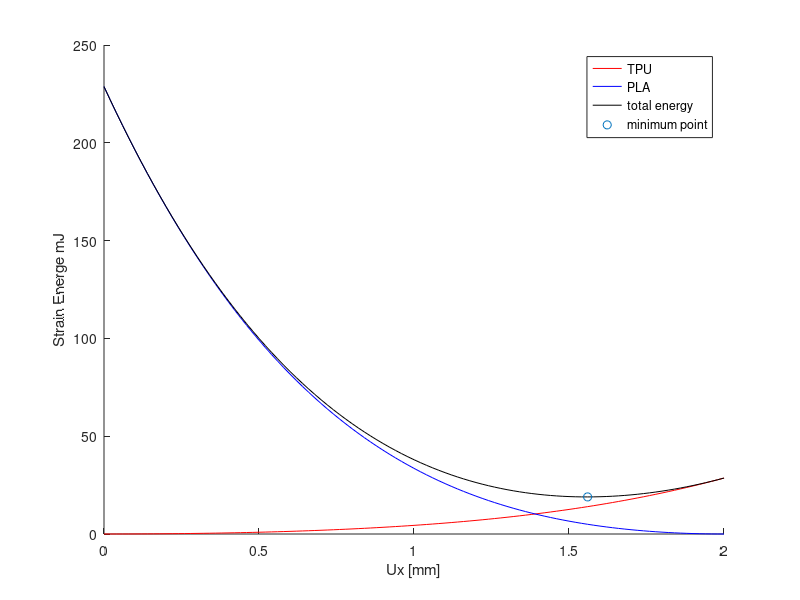
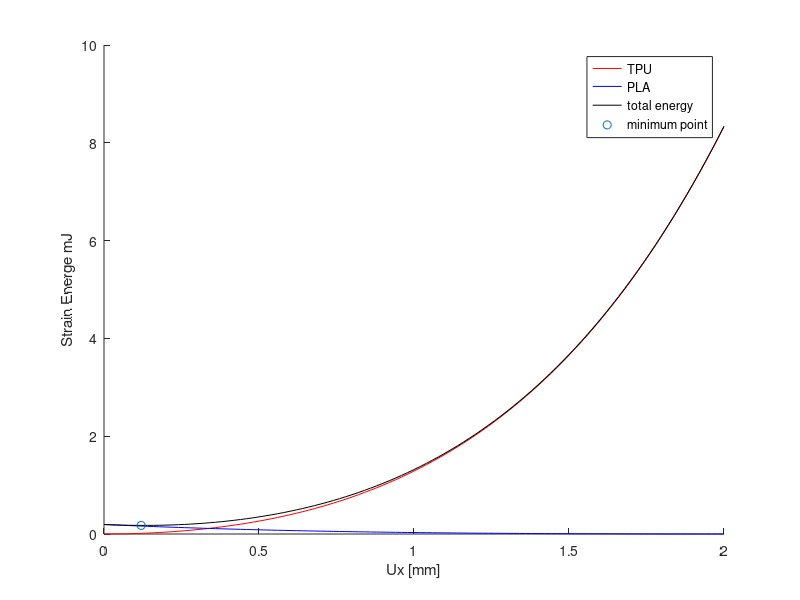
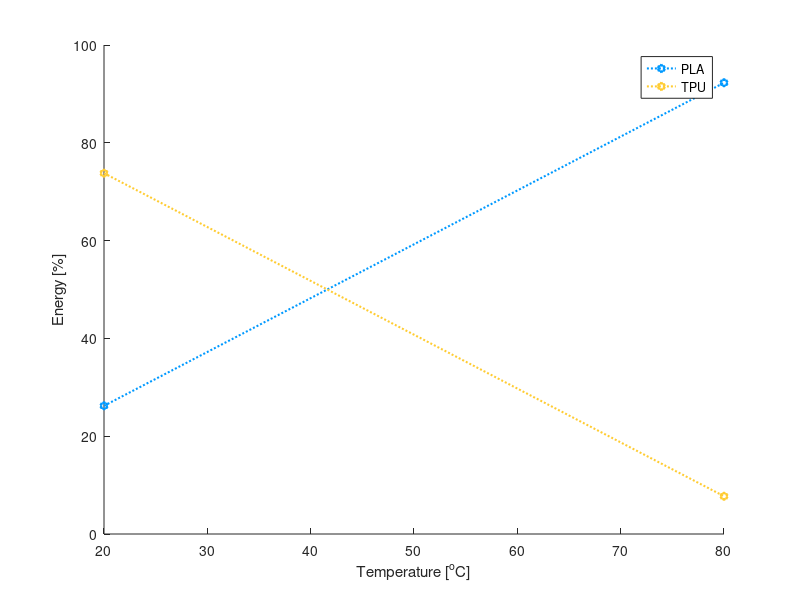
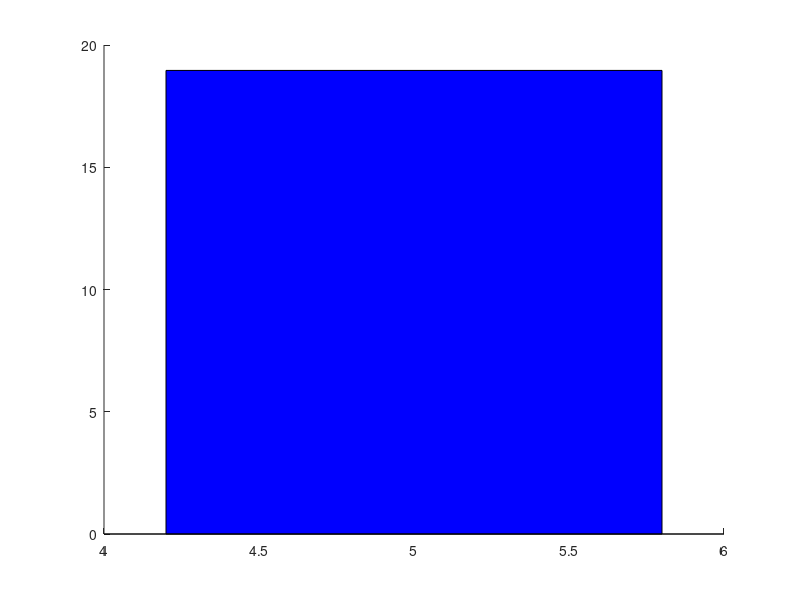

The MATLAB script that drew these images, in order:
clear
clc

HexagonalMode1TPU=[0,0;0.0200000000000000,0.00126634000000000;0.0400000000000000,0.00508724000000000;0.0600000000000000,0.0114972000000000;0.0800000000000000,0.0205327000000000;0.100000000000000,0.0322327000000000;0.120000000000000,0.0466381000000000;0.140000000000000,0.0637922000000000;0.160000000000000,0.0837404000000000;0.180000000000000,0.106531000000000;0.200000000000000,0.132213000000000;0.220000000000000,0.160840000000000;0.240000000000000,0.192466000000000;0.260000000000000,0.227148000000000;0.280000000000000,0.264946000000000;0.300000000000000,0.305923000000000;0.320000000000000,0.350141000000000;0.340000000000000,0.397669000000000;0.360000000000000,0.448576000000000;0.380000000000000,0.502933000000000;0.400000000000000,0.560816000000000;0.420000000000000,0.622301000000000;0.440000000000000,0.687468000000000;0.460000000000000,0.756399000000000;0.480000000000000,0.829180000000000;0.500000000000000,0.905898000000000;0.520000000000000,0.986643000000000;0.540000000000000,1.07151000000000;0.560000000000000,1.16059000000000;0.580000000000000,1.25399000000000;0.600000000000000,1.35180000000000;0.620000000000000,1.45414000000000;0.640000000000000,1.56110000000000;0.660000000000000,1.67280000000000;0.680000000000000,1.78936000000000;0.700000000000000,1.91088000000000;0.720000000000000,2.03748000000000;0.740000000000000,2.16930000000000;0.760000000000000,2.30644000000000;0.780000000000000,2.44905000000000;0.800000000000000,2.59725000000000;0.820000000000000,2.75118000000000;0.840000000000000,2.91097000000000;0.860000000000000,3.07676000000000;0.880000000000000,3.24870000000000;0.900000000000000,3.42693000000000;0.920000000000000,3.61161000000000;0.940000000000000,3.80288000000000;0.960000000000000,4.00090000000000;0.980000000000000,4.20584000000000;1,4.41785000000000;1.02000000000000,4.63710000000000;1.04000000000000,4.86375000000000;1.06000000000000,5.09800000000000;1.08000000000000,5.33999000000000;1.10000000000000,5.58993000000000;1.12000000000000,5.84798000000000;1.14000000000000,6.11434000000000;1.16000000000000,6.38919000000000;1.18000000000000,6.67273000000000;1.20000000000000,6.96515000000000;1.22000000000000,7.26665000000000;1.24000000000000,7.57743000000000;1.26000000000000,7.89771000000000;1.28000000000000,8.22768000000000;1.30000000000000,8.56756000000000;1.32000000000000,8.91757000000000;1.34000000000000,9.27793000000000;1.36000000000000,9.64886000000000;1.38000000000000,10.0306000000000;1.40000000000000,10.4233000000000;1.42000000000000,10.8273000000000;1.44000000000000,11.2428000000000;1.46000000000000,11.6701000000000;1.48000000000000,12.1093000000000;1.50000000000000,12.5607000000000;1.52000000000000,13.0246000000000;1.54000000000000,13.5012000000000;1.56000000000000,13.9908000000000;1.58000000000000,14.4937000000000;1.60000000000000,15.0100000000000;1.62000000000000,15.5401000000000;1.64000000000000,16.0842000000000;1.66000000000000,16.6427000000000;1.68000000000000,17.2157000000000;1.70000000000000,17.8035000000000;1.72000000000000,18.4066000000000;1.74000000000000,19.0250000000000;1.76000000000000,19.6591000000000;1.78000000000000,20.3092000000000;1.80000000000000,20.9757000000000;1.82000000000000,21.6587000000000;1.84000000000000,22.3585000000000;1.86000000000000,23.0756000000000;1.88000000000000,23.8101000000000;1.90000000000000,24.5625000000000;1.92000000000000,25.3329000000000;1.94000000000000,26.1217000000000;1.96000000000000,26.9293000000000;1.98000000000000,27.7558000000000;2,28.6018000000000];
HexagonalMode1PLA=[0,0;0.0200000000000000,0.00912216000000000;0.0400000000000000,0.0366059000000000;0.0600000000000000,0.0826500000000000;0.0800000000000000,0.147484000000000;0.100000000000000,0.231369000000000;0.120000000000000,0.334595000000000;0.140000000000000,0.457484000000000;0.160000000000000,0.600387000000000;0.180000000000000,0.763685000000000;0.200000000000000,0.947790000000000;0.220000000000000,1.15314000000000;0.240000000000000,1.38022000000000;0.260000000000000,1.62951000000000;0.280000000000000,1.90155000000000;0.300000000000000,2.19690000000000;0.320000000000000,2.51614000000000;0.340000000000000,2.85990000000000;0.360000000000000,3.22881000000000;0.380000000000000,3.62355000000000;0.400000000000000,4.04481000000000;0.420000000000000,4.49334000000000;0.440000000000000,4.96987000000000;0.460000000000000,5.47521000000000;0.480000000000000,6.01014000000000;0.500000000000000,6.57552000000000;0.520000000000000,7.17220000000000;0.540000000000000,7.80108000000000;0.560000000000000,8.46307000000000;0.580000000000000,9.15911000000000;0.600000000000000,9.89016000000000;0.620000000000000,10.6572000000000;0.640000000000000,11.4613000000000;0.660000000000000,12.3034000000000;0.680000000000000,13.1847000000000;0.700000000000000,14.1062000000000;0.720000000000000,15.0690000000000;0.740000000000000,16.0743000000000;0.760000000000000,17.1232000000000;0.780000000000000,18.2169000000000;0.800000000000000,19.3567000000000;0.820000000000000,20.5436000000000;0.840000000000000,21.7791000000000;0.860000000000000,23.0643000000000;0.880000000000000,24.4005000000000;0.900000000000000,25.7891000000000;0.920000000000000,27.2314000000000;0.940000000000000,28.7287000000000;0.960000000000000,30.2825000000000;0.980000000000000,31.8941000000000;1,33.5648000000000;1.02000000000000,35.2963000000000;1.04000000000000,37.0898000000000;1.06000000000000,38.9469000000000;1.08000000000000,40.8691000000000;1.10000000000000,42.8579000000000;1.12000000000000,44.9148000000000;1.14000000000000,47.0413000000000;1.16000000000000,49.2390000000000;1.18000000000000,51.5094000000000;1.20000000000000,53.8543000000000;1.22000000000000,56.2751000000000;1.24000000000000,58.7735000000000;1.26000000000000,61.3512000000000;1.28000000000000,64.0098000000000;1.30000000000000,66.7510000000000;1.32000000000000,69.5764000000000;1.34000000000000,72.4878000000000;1.36000000000000,75.4869000000000;1.38000000000000,78.5755000000000;1.40000000000000,81.7552000000000;1.42000000000000,85.0278000000000;1.44000000000000,88.3952000000000;1.46000000000000,91.8591000000000;1.48000000000000,95.4212000000000;1.50000000000000,99.0835000000000;1.52000000000000,102.848000000000;1.54000000000000,106.716000000000;1.56000000000000,110.689000000000;1.58000000000000,114.771000000000;1.60000000000000,118.961000000000;1.62000000000000,123.263000000000;1.64000000000000,127.678000000000;1.66000000000000,132.208000000000;1.68000000000000,136.855000000000;1.70000000000000,141.622000000000;1.72000000000000,146.509000000000;1.74000000000000,151.518000000000;1.76000000000000,156.653000000000;1.78000000000000,161.915000000000;1.80000000000000,167.305000000000;1.82000000000000,172.826000000000;1.84000000000000,178.480000000000;1.86000000000000,184.268000000000;1.88000000000000,190.194000000000;1.90000000000000,196.258000000000;1.92000000000000,202.463000000000;1.94000000000000,208.812000000000;1.96000000000000,215.305000000000;1.98000000000000,221.945000000000;2,228.735000000000];



HexagonalMode1PLA(:,1)=2-abs(HexagonalMode1PLA(:,1));
figure(1)
hold on
plot(HexagonalMode1TPU(:,1),HexagonalMode1TPU(:,2),'r')
plot(HexagonalMode1PLA(:,1),HexagonalMode1PLA(:,2),'b')
plot(HexagonalMode1TPU(:,1),HexagonalMode1TPU(:,2)'+fliplr(HexagonalMode1PLA(:,2)'),'k')
a=HexagonalMode1TPU(:,1);
b=HexagonalMode1TPU(:,2)'+fliplr(HexagonalMode1PLA(:,2)');
plot(a(b==min(b)),min(b),'o')
a(b==min(b))
2-a(b==min(b))
xlabel('Ux [mm]')
ylabel('Strain Energe mJ')
legend('TPU','PLA','total energy','minimum point')
c=fliplr(HexagonalMode1PLA(:,2)');
d=HexagonalMode1TPU(:,2);
E_pla_20=c(b==min(b));
E_tpu_20=d(b==min(b));
E_pla_20_per=E_pla_20/(E_pla_20+E_tpu_20);
E_tpu_20_per=E_tpu_20/(E_pla_20+E_tpu_20);


HexagonalMode1TPU=[0,0;0.0200000000000000,0.000369045000000000;0.0400000000000000,0.00148256000000000;0.0600000000000000,0.00335059000000000;0.0800000000000000,0.00598379000000000;0.100000000000000,0.00939348000000000;0.120000000000000,0.0135916000000000;0.140000000000000,0.0185908000000000;0.160000000000000,0.0244043000000000;0.180000000000000,0.0310459000000000;0.200000000000000,0.0385305000000000;0.220000000000000,0.0468731000000000;0.240000000000000,0.0560898000000000;0.260000000000000,0.0661972000000000;0.280000000000000,0.0772126000000000;0.300000000000000,0.0891542000000000;0.320000000000000,0.102041000000000;0.340000000000000,0.115892000000000;0.360000000000000,0.130727000000000;0.380000000000000,0.146569000000000;0.400000000000000,0.163437000000000;0.420000000000000,0.181356000000000;0.440000000000000,0.200347000000000;0.460000000000000,0.220435000000000;0.480000000000000,0.241646000000000;0.500000000000000,0.264003000000000;0.520000000000000,0.287535000000000;0.540000000000000,0.312267000000000;0.560000000000000,0.338228000000000;0.580000000000000,0.365446000000000;0.600000000000000,0.393952000000000;0.620000000000000,0.423775000000000;0.640000000000000,0.454948000000000;0.660000000000000,0.487500000000000;0.680000000000000,0.521467000000000;0.700000000000000,0.556881000000000;0.720000000000000,0.593778000000000;0.740000000000000,0.632192000000000;0.760000000000000,0.672161000000000;0.780000000000000,0.713721000000000;0.800000000000000,0.756910000000000;0.820000000000000,0.801769000000000;0.840000000000000,0.848336000000000;0.860000000000000,0.896652000000000;0.880000000000000,0.946760000000000;0.900000000000000,0.998702000000000;0.920000000000000,1.05252000000000;0.940000000000000,1.10826000000000;0.960000000000000,1.16597000000000;0.980000000000000,1.22570000000000;1,1.28748000000000;1.02000000000000,1.35138000000000;1.04000000000000,1.41743000000000;1.06000000000000,1.48570000000000;1.08000000000000,1.55622000000000;1.10000000000000,1.62906000000000;1.12000000000000,1.70426000000000;1.14000000000000,1.78189000000000;1.16000000000000,1.86198000000000;1.18000000000000,1.94462000000000;1.20000000000000,2.02983000000000;1.22000000000000,2.11770000000000;1.24000000000000,2.20827000000000;1.26000000000000,2.30161000000000;1.28000000000000,2.39777000000000;1.30000000000000,2.49682000000000;1.32000000000000,2.59882000000000;1.34000000000000,2.70384000000000;1.36000000000000,2.81194000000000;1.38000000000000,2.92319000000000;1.40000000000000,3.03764000000000;1.42000000000000,3.15538000000000;1.44000000000000,3.27647000000000;1.46000000000000,3.40098000000000;1.48000000000000,3.52897000000000;1.50000000000000,3.66053000000000;1.52000000000000,3.79572000000000;1.54000000000000,3.93462000000000;1.56000000000000,4.07731000000000;1.58000000000000,4.22385000000000;1.60000000000000,4.37432000000000;1.62000000000000,4.52881000000000;1.64000000000000,4.68738000000000;1.66000000000000,4.85013000000000;1.68000000000000,5.01712000000000;1.70000000000000,5.18844000000000;1.72000000000000,5.36417000000000;1.74000000000000,5.54440000000000;1.76000000000000,5.72920000000000;1.78000000000000,5.91867000000000;1.80000000000000,6.11288000000000;1.82000000000000,6.31192000000000;1.84000000000000,6.51589000000000;1.86000000000000,6.72486000000000;1.88000000000000,6.93892000000000;1.90000000000000,7.15817000000000;1.92000000000000,7.38269000000000;1.94000000000000,7.61258000000000;1.96000000000000,7.84792000000000;1.98000000000000,8.08881000000000;2,8.33534000000000];
HexagonalMode1PLA=[0,0;0.0200000000000000,1.32297000000000e-05;0.0400000000000000,4.72806000000000e-05;0.0600000000000000,9.97408000000000e-05;0.0800000000000000,0.000170141000000000;0.100000000000000,0.000258517000000000;0.120000000000000,0.000364977000000000;0.140000000000000,0.000489628000000000;0.160000000000000,0.000632579000000000;0.180000000000000,0.000793962000000000;0.200000000000000,0.000973946000000000;0.220000000000000,0.00117274000000000;0.240000000000000,0.00139060000000000;0.260000000000000,0.00162784000000000;0.280000000000000,0.00188478000000000;0.300000000000000,0.00216184000000000;0.320000000000000,0.00245942000000000;0.340000000000000,0.00277800000000000;0.360000000000000,0.00311808000000000;0.380000000000000,0.00348020000000000;0.400000000000000,0.00386493000000000;0.420000000000000,0.00427286000000000;0.440000000000000,0.00470462000000000;0.460000000000000,0.00516087000000000;0.480000000000000,0.00564229000000000;0.500000000000000,0.00614958000000000;0.520000000000000,0.00668349000000000;0.540000000000000,0.00724475000000000;0.560000000000000,0.00783416000000000;0.580000000000000,0.00845250000000000;0.600000000000000,0.00910061000000000;0.620000000000000,0.00977933000000000;0.640000000000000,0.0104895000000000;0.660000000000000,0.0112320000000000;0.680000000000000,0.0120078000000000;0.700000000000000,0.0128177000000000;0.720000000000000,0.0136628000000000;0.740000000000000,0.0145439000000000;0.760000000000000,0.0154620000000000;0.780000000000000,0.0164182000000000;0.800000000000000,0.0174134000000000;0.820000000000000,0.0184486000000000;0.840000000000000,0.0195249000000000;0.860000000000000,0.0206434000000000;0.880000000000000,0.0218051000000000;0.900000000000000,0.0230111000000000;0.920000000000000,0.0242625000000000;0.940000000000000,0.0255604000000000;0.960000000000000,0.0269060000000000;0.980000000000000,0.0283004000000000;1,0.0297447000000000;1.02000000000000,0.0312402000000000;1.04000000000000,0.0327879000000000;1.06000000000000,0.0343892000000000;1.08000000000000,0.0360452000000000;1.10000000000000,0.0377571000000000;1.12000000000000,0.0395262000000000;1.14000000000000,0.0413538000000000;1.16000000000000,0.0432410000000000;1.18000000000000,0.0451892000000000;1.20000000000000,0.0471996000000000;1.22000000000000,0.0492736000000000;1.24000000000000,0.0514125000000000;1.26000000000000,0.0536175000000000;1.28000000000000,0.0558900000000000;1.30000000000000,0.0582313000000000;1.32000000000000,0.0606428000000000;1.34000000000000,0.0631258000000000;1.36000000000000,0.0656818000000000;1.38000000000000,0.0683120000000000;1.40000000000000,0.0710179000000000;1.42000000000000,0.0738009000000000;1.44000000000000,0.0766624000000000;1.46000000000000,0.0796037000000000;1.48000000000000,0.0826264000000000;1.50000000000000,0.0857318000000000;1.52000000000000,0.0889214000000000;1.54000000000000,0.0921966000000000;1.56000000000000,0.0955589000000000;1.58000000000000,0.0990097000000000;1.60000000000000,0.102551000000000;1.62000000000000,0.106183000000000;1.64000000000000,0.109908000000000;1.66000000000000,0.113728000000000;1.68000000000000,0.117644000000000;1.70000000000000,0.121657000000000;1.72000000000000,0.125769000000000;1.74000000000000,0.129982000000000;1.76000000000000,0.134297000000000;1.78000000000000,0.138715000000000;1.80000000000000,0.143238000000000;1.82000000000000,0.147868000000000;1.84000000000000,0.152606000000000;1.86000000000000,0.157454000000000;1.88000000000000,0.162413000000000;1.90000000000000,0.167485000000000;1.92000000000000,0.172672000000000;1.94000000000000,0.177974000000000;1.96000000000000,0.183394000000000;1.98000000000000,0.188933000000000;2,0.194593000000000];

HexagonalMode1PLA(:,1)=2-abs(HexagonalMode1PLA(:,1));
figure(2)
hold on
plot(HexagonalMode1TPU(:,1),HexagonalMode1TPU(:,2),'r')
plot(HexagonalMode1PLA(:,1),HexagonalMode1PLA(:,2),'b')
plot(HexagonalMode1TPU(:,1),HexagonalMode1TPU(:,2)'+fliplr(HexagonalMode1PLA(:,2)'),'k')
a=HexagonalMode1TPU(:,1);
b=HexagonalMode1TPU(:,2)'+fliplr(HexagonalMode1PLA(:,2)');
plot(a(b==min(b)),min(b),'o')
a(b==min(b))
2-a(b==min(b))
xlabel('Ux [mm]')
ylabel('Strain Energe mJ')
legend('TPU','PLA','total energy','minimum point')
c=fliplr(HexagonalMode1PLA(:,2)');
d=HexagonalMode1TPU(:,2);
E_pla_80=c(b==min(b));
E_tpu_80=d(b==min(b));
E_pla_80_per=E_pla_80/(E_pla_80+E_tpu_80);
E_tpu_80_per=E_tpu_80/(E_pla_80+E_tpu_80);

figure(3)
hold on
plot([20,80],[E_pla_20_per,E_pla_80_per]*100,'h:','Color',[0 0.600000023841858 1],'LineWidth',1.5)
plot([20,80],[E_tpu_20_per,E_tpu_80_per]*100,'h:','Color',[1 0.800000011920929 0.200000002980232],'LineWidth',1.5)
xlabel('Temperature [^oC]')
ylabel('Energy [%]')
legend('PLA','TPU')

figure(4)
hold on
bar(5,E_pla_20+E_tpu_20,'b')
